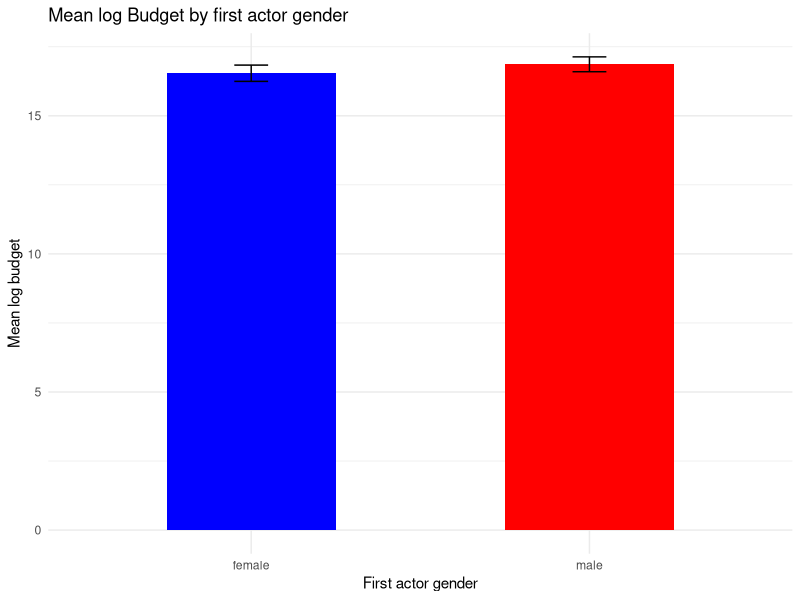

Generate this figure with R:
#Question 2a: The male bar is slightly higher than the female bar. However, both bars are close to each other and the confidence intervals overlap so we can conclude there is no statistically significant difference.# 
df <- read.delim("movies1 (1).tsv")
library(ggplot2)
library(dplyr)
df_clean <- df %>% filter(!is.na(budget) & budget > 0 & !is.na(first_actor_gender))
ggplot(df_clean, aes(x = first_actor_gender, y = log(budget))) +
  stat_summary(fun = mean, geom = "bar", fill = c("blue", "red"), width = 0.5) +
  stat_summary(fun.data = mean_cl_normal, geom = "errorbar", width = 0.1, fun.args = list(conf.int = .95)) +
  labs(
    title = "Mean log Budget by first actor gender",
    x = "First actor gender",
    y = "Mean log budget"
  ) +
  theme_minimal()
#Question 2b: As you can see is the Pr(>|t|) for first actor male 0.194 which is higher than the 0.05 that would make the difference statistically significant. the estimate is 0.3232 which would mean that movies with the first actor male have a higher log budget that those with first actor female. These findings show exactly what we saw in the bar chart at 2a. There is a difference but it is not significant.#
df_clean$FirstActorMale <- ifelse(df_clean$first_actor_gender == "male", 1, 0)
model_2b <- lm(log(budget) ~ FirstActorMale, data = df_clean)
summary(model_2b)
#Question 2c: Personally I did not find any errors in classification but my knowledge of actors is not all too big. If such an error was to be made, it is called a misclassification and its effect is the attenuation bias. It pushes the coefficients more towards zero leading to distorted conclusions.#
